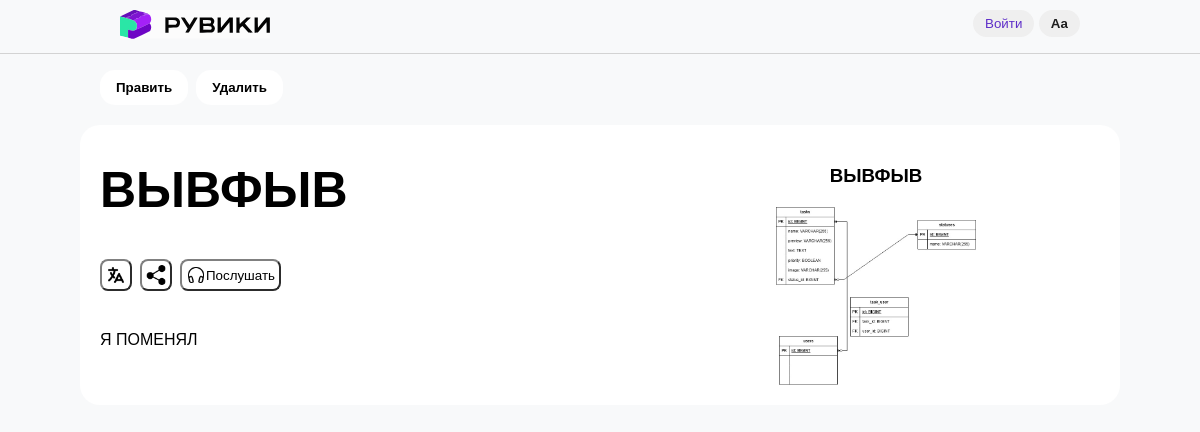
Screenshot of /article/ВЫВФЫВ with the database file from the repository.
### tables this page shows
CREATE TABLE articles (
    id INTEGER PRIMARY KEY AUTOINCREMENT,
    title TEXT NOT NULL UNIQUE,
    content TEXT NOT NULL,
    photo TEXT NOT NULL
);

### server.py (the view)
@app.route("/article/<name>")
def article(name):
    article = Database.find_article_by_title(name)
    if article is None:
        return f"<h1>Статьи '{name}' не существует!</h1>"
    return render_template('article.html', article=article)

### database.py (called while the page is built)
    @staticmethod
    def find_article_by_title(title):
        connection = sqlite3.connect(Database.DATABASE)
        cursor = connection.cursor()
        cursor.execute("SELECT * FROM articles WHERE title = ?", [title])
        articles = cursor.fetchall()
        if len(articles) == 0:
            return None
        """
        article[0] == (12312, "Соник", "Соник это еж", "sonic.png")
        """
        id, title, content, photo = articles[0]
        article = Article(title, content, photo, id)
        return article

### templates/article.html (shortened to what this page needs)
{% extends 'base.html' %}
{% block styles %}
<link rel="stylesheet" href="{{ url_for('static', filename='article.css') }}">
{% endblock styles %}
{% block content %}
<div class="controls_wrapper">
    <div class="controls">
        <form action="{{ url_for('edit_article', id=article.id) }}" method="GET">
            <button type="submit" class="conrtols_btn">Править</button>
        </form>
        <form action="{{ url_for('delete_article', id=article.id) }}" method="POST">
            <button
                type="submit"
                class="conrtols_btn"
                onclick="return confirm('Вы уверены, что хотите удалить статью?')"
            >
                Удалить
            </button>
        </form>
    </div>
</div>
<div class="article">
    <div class="article_text">
        <div>
            <h1>{{ article.title }}</h1>
        </div>
        <div class="article_btns">
            <button class="article_btn">
                <img src="{{ url_for('static', filename='images/translate.png') }}" class="article_icon">
            </button>
            <button class="article_btn"><img src="{{ url_for('static', filename='images/share.png') }}" class="article_icon"></button>
            <button class="article_btn">
                <img src="{{ url_for('static', filename='images/headphones.png') }}" class="article_icon">
                Послушать</button>
        </div>
        <div>
            {{ article.content }}
        </div>
    </div>
    <div class="article_image">
        <h3 class="article_image_name">{{ article.title }}</h3>
        <img
            src="{{ url_for('uploaded_photo', filename=article.photo) }}"
            alt="{{ article.title }}"
        >
    </div>
</div>
{% endblock content %}

### static/base.css (style rules this page uses)
* { margin: 0; padding: 0; }
body { font-family: 'Gill Sans', sans-serif; display: flex; align-items: center; flex-direction: column; background-color: #f8f9fa; }

### static/article.css (style rules this page uses)
h1 { color: black; font-size: 50px; margin-top: 16px; margin-bottom: 40px; }
.controls_wrapper { display: flex; justify-content: start; width: 1000px; }
.controls { display: flex; }
.conrtols_btn { color: black; background-color: white; border: none; border-radius: 15px; padding: 10px 16px; cursor: pointer; font-weight: bold; margin-right: 8px; }
.article { background-color: white; padding: 20px; margin: 20px; width: 1000px; border-radius: 20px; display: flex; flex-direction: row; }
.article_icon { width: 20px; height: auto; }
.article_btn { display: flex; justify-content: center; align-items: center; margin-right: 8px; padding: 4px; border-radius: 8px; border-width: 2px; border-color: grey; background-color: white; }
.article_btns { display: flex; flex-direction: row ; margin-bottom: 40px; }
.article_text { width: 60%; }
.article_image { width: 40%; padding-left: 40px; padding-right: 40px; display: flex; justify-content: center; align-items: center; flex-direction: column; }
.article_image img { max-width: 200px; height: auto; }
.article_image_name { margin: 20px; }

### rows the page displays
articles: title "ВЫВФЫВ", content "Я ПОМЕНЯЛ", photo (picture)
